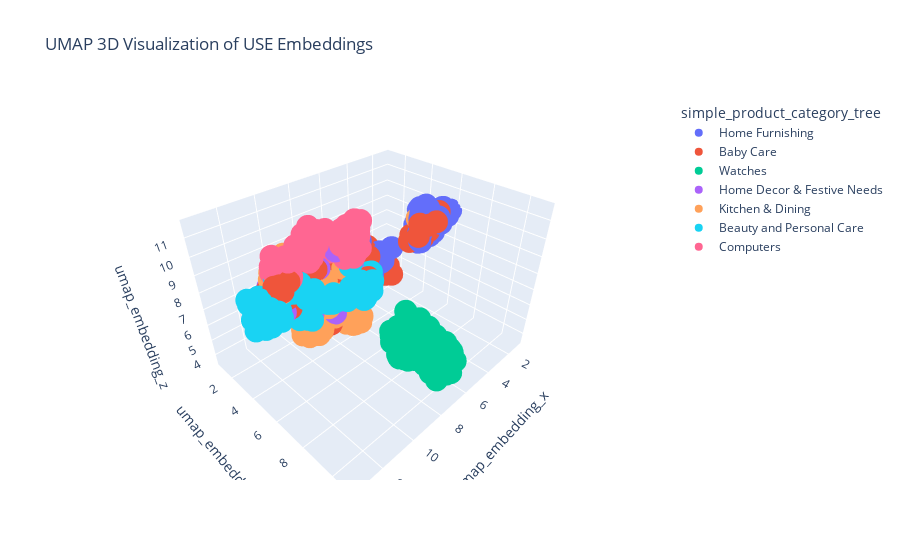

The notebook cell this image was saved under:
### Code cell
fig = px.scatter_3d(corpus_USE,
                    x='umap_embedding_x',
                    y='umap_embedding_y',
                    z='umap_embedding_z',
                    color='simple_product_category_tree',
                    hover_data=['NMF_label'],
                    title='UMAP 3D Visualization of USE Embeddings')
fig.show()

### Figure 1 — Plotly figure (JSON) as saved in the notebook; plotly's stock layout.template omitted (floating-point values rounded to 4 significant figures; data arrays with more than 128 entries replaced by an {"elided": "..."} marker saying what was removed)
{"data": [{"customdata": {"elided": "150x1 int values"}, "hovertemplate": "simple_product_category_tree=Home Furnishing<br>umap_embedding_x=%{x}<br>umap_embedding_y=%{y}<br>umap_embedding_z=%{z}<br>NMF_label=%{customdata[0]}<extra></extra>", "legendgroup": "Home Furnishing", "marker": {"color": "#636efa", "symbol": "circle"}, "mode": "markers", "name": "Home Furnishing", "scene": "scene", "showlegend": true, "type": "scatter3d", "x": {"elided": "150 float values"}, "y": {"elided": "150 float values"}, "z": {"elided": "150 float values"}}, {"customdata": {"elided": "150x1 int values"}, "hovertemplate": "simple_product_category_tree=Baby Care<br>umap_embedding_x=%{x}<br>umap_embedding_y=%{y}<br>umap_embedding_z=%{z}<br>NMF_label=%{customdata[0]}<extra></extra>", "legendgroup": "Baby Care", "marker": {"color": "#EF553B", "symbol": "circle"}, "mode": "markers", "name": "Baby Care", "scene": "scene", "showlegend": true, "type": "scatter3d", "x": {"elided": "150 float values"}, "y": {"elided": "150 float values"}, "z": {"elided": "150 float values"}}, {"customdata": {"elided": "150x1 int values"}, "hovertemplate": "simple_product_category_tree=Watches<br>umap_embedding_x=%{x}<br>umap_embedding_y=%{y}<br>umap_embedding_z=%{z}<br>NMF_label=%{customdata[0]}<extra></extra>", "legendgroup": "Watches", "marker": {"color": "#00cc96", "symbol": "circle"}, "mode": "markers", "name": "Watches", "scene": "scene", "showlegend": true, "type": "scatter3d", "x": {"elided": "150 float values"}, "y": {"elided": "150 float values"}, "z": {"elided": "150 float values"}}, {"customdata": {"elided": "150x1 int values"}, "hovertemplate": "simple_product_category_tree=Home Decor & Festive Needs<br>umap_embedding_x=%{x}<br>umap_embedding_y=%{y}<br>umap_embedding_z=%{z}<br>NMF_label=%{customdata[0]}<extra></extra>", "legendgroup": "Home Decor & Festive Needs", "marker": {"color": "#ab63fa", "symbol": "circle"}, "mode": "markers", "name": "Home Decor & Festive Needs", "scene": "scene", "showlegend": true, "type": "scatter3d", "x": {"elided": "150 float values"}, "y": {"elided": "150 float values"}, "z": {"elided": "150 float values"}}, {"customdata": {"elided": "150x1 int values"}, "hovertemplate": "simple_product_category_tree=Kitchen & Dining<br>umap_embedding_x=%{x}<br>umap_embedding_y=%{y}<br>umap_embedding_z=%{z}<br>NMF_label=%{customdata[0]}<extra></extra>", "legendgroup": "Kitchen & Dining", "marker": {"color": "#FFA15A", "symbol": "circle"}, "mode": "markers", "name": "Kitchen & Dining", "scene": "scene", "showlegend": true, "type": "scatter3d", "x": {"elided": "150 float values"}, "y": {"elided": "150 float values"}, "z": {"elided": "150 float values"}}, {"customdata": {"elided": "150x1 int values"}, "hovertemplate": "simple_product_category_tree=Beauty and Personal Care<br>umap_embedding_x=%{x}<br>umap_embedding_y=%{y}<br>umap_embedding_z=%{z}<br>NMF_label=%{customdata[0]}<extra></extra>", "legendgroup": "Beauty and Personal Care", "marker": {"color": "#19d3f3", "symbol": "circle"}, "mode": "markers", "name": "Beauty and Personal Care", "scene": "scene", "showlegend": true, "type": "scatter3d", "x": {"elided": "150 float values"}, "y": {"elided": "150 float values"}, "z": {"elided": "150 float values"}}, {"customdata": {"elided": "150x1 int values"}, "hovertemplate": "simple_product_category_tree=Computers<br>umap_embedding_x=%{x}<br>umap_embedding_y=%{y}<br>umap_embedding_z=%{z}<br>NMF_label=%{customdata[0]}<extra></extra>", "legendgroup": "Computers", "marker": {"color": "#FF6692", "symbol": "circle"}, "mode": "markers", "name": "Computers", "scene": "scene", "showlegend": true, "type": "scatter3d", "x": {"elided": "150 float values"}, "y": {"elided": "150 float values"}, "z": {"elided": "150 float values"}}], "layout": {"legend": {"title": {"text": "simple_product_category_tree"}, "tracegroupgap": 0}, "scene": {"domain": {"x": [0, 1], "y": [0, 1]}, "xaxis": {"title": {"text": "umap_embedding_x"}}, "yaxis": {"title": {"text": "umap_embedding_y"}}, "zaxis": {"title": {"text": "umap_embedding_z"}}}, "title": {"text": "UMAP 3D Visualization of USE Embeddings"}}}
